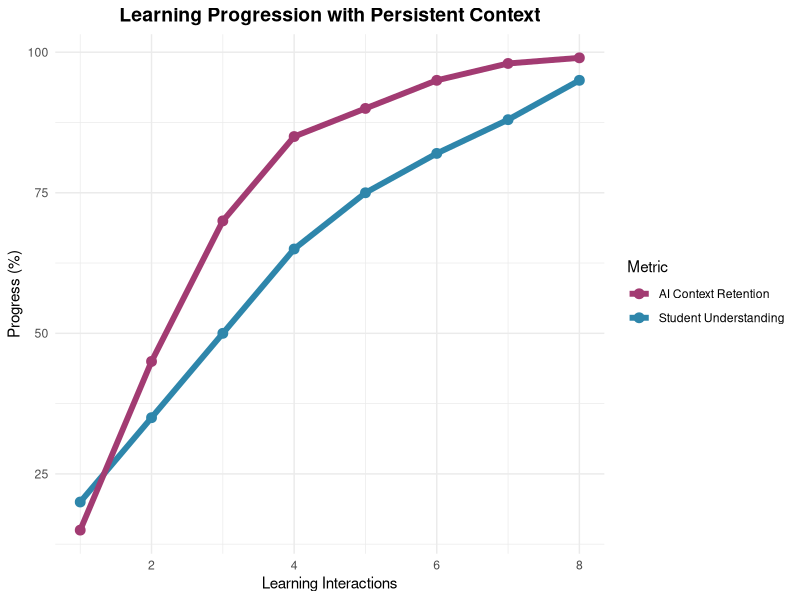
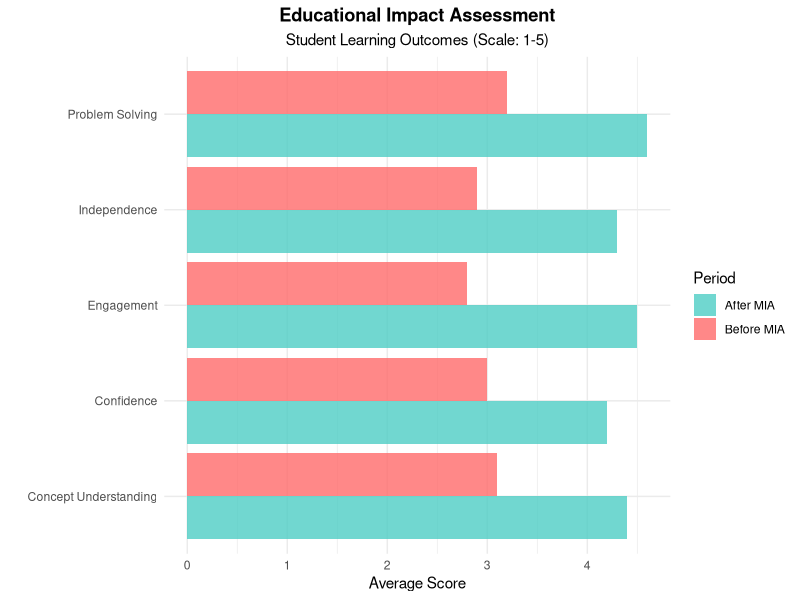
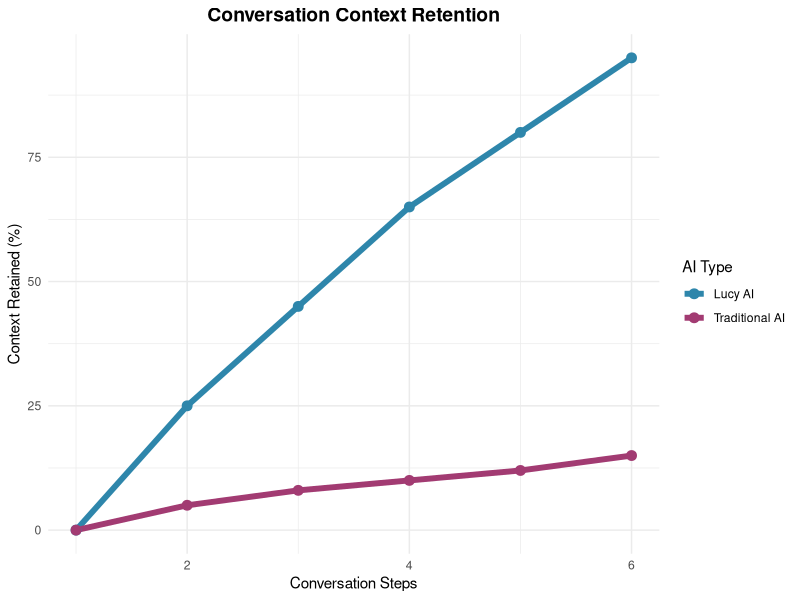
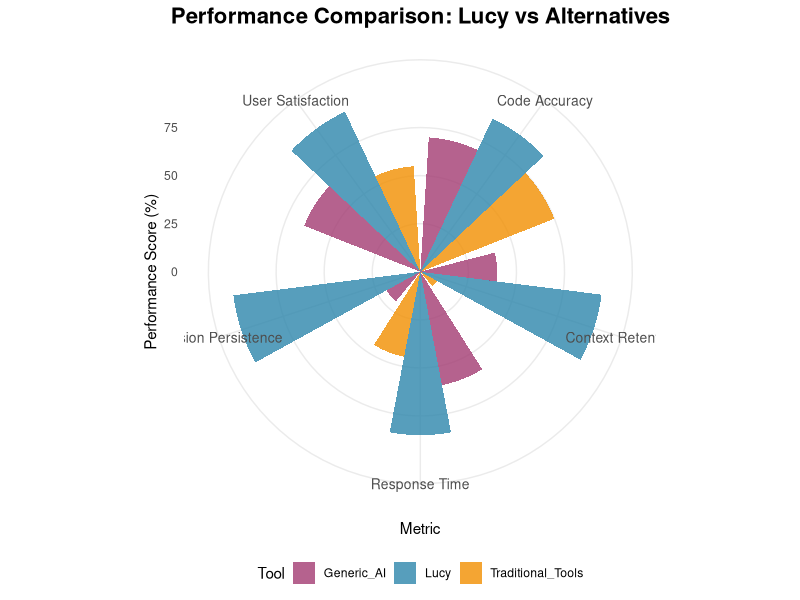
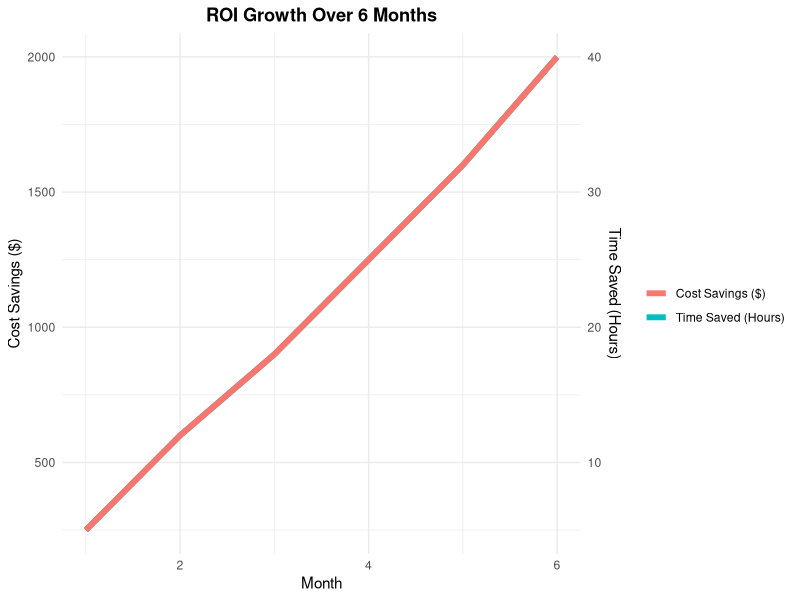
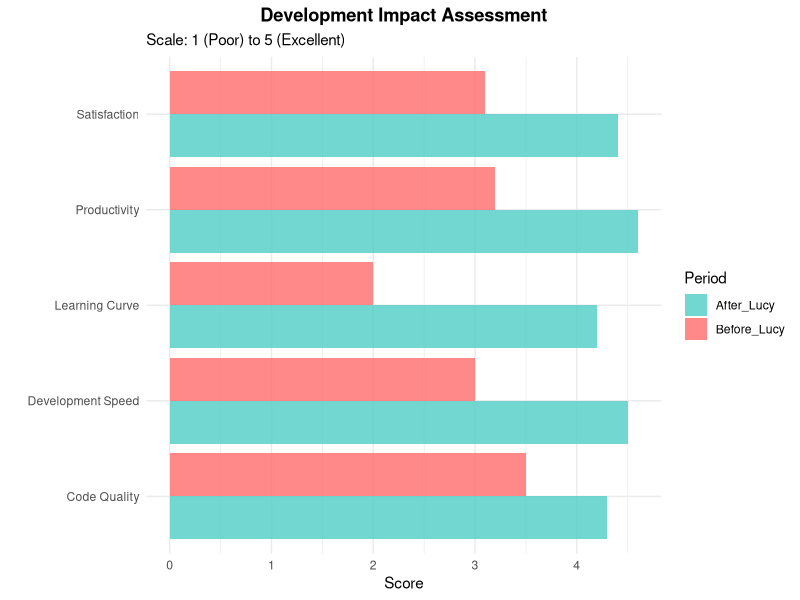

The R script that drew these images, in order:
## ---- chunk 1
#| echo: false
#| fig-height: 3
#| fig-width: 8
library(ggplot2)

# Create learning progression data
learning_data <- data.frame(
  interaction = 1:8,
  understanding = c(20, 35, 50, 65, 75, 82, 88, 95),
  context_retention = c(15, 45, 70, 85, 90, 95, 98, 99)
)

ggplot(learning_data, aes(x = interaction)) +
  geom_line(aes(y = understanding, color = "Student Understanding"), linewidth = 2) +
  geom_line(aes(y = context_retention, color = "AI Context Retention"), linewidth = 2) +
  geom_point(aes(y = understanding, color = "Student Understanding"), size = 3) +
  geom_point(aes(y = context_retention, color = "AI Context Retention"), size = 3) +
  labs(title = "Learning Progression with Persistent Context",
       x = "Learning Interactions",
       y = "Progress (%)",
       color = "Metric") +
  theme_minimal() +
  scale_color_manual(values = c("Student Understanding" = "#2E86AB", 
                               "AI Context Retention" = "#A23B72")) +
  theme(plot.title = element_text(hjust = 0.5, size = 14, face = "bold"))
## ---- chunk 2
#| echo: false
#| fig-height: 4
#| fig-width: 10

# Create impact assessment data
impact_data <- data.frame(
  Category = c("Problem Solving", "Concept Understanding", "Engagement", "Independence", "Confidence"),
  Before_Lucy = c(3.2, 3.1, 2.8, 2.9, 3.0),
  After_Lucy = c(4.6, 4.4, 4.5, 4.3, 4.2)
)

# Reshape manually to avoid tidyr dependency issues
impact_long <- data.frame(
  Category = rep(impact_data$Category, 2),
  Period = c(rep("Before MIA", 5), rep("After MIA", 5)),
  Score = c(impact_data$Before_Lucy, impact_data$After_Lucy)
)

ggplot(impact_long, aes(x = Category, y = Score, fill = Period)) +
  geom_col(position = "dodge", alpha = 0.8) +
  coord_flip() +
  labs(title = "Educational Impact Assessment",
       subtitle = "Student Learning Outcomes (Scale: 1-5)",
       x = "", y = "Average Score") +
  theme_minimal() +
  scale_fill_manual(values = c("Before MIA" = "#FF6B6B", "After MIA" = "#4ECDC4")) +
  theme(plot.title = element_text(face = "bold", hjust = 0.5),
        plot.subtitle = element_text(hjust = 0.5))
## ---- chunk 3
#| echo: false
#| fig-height: 3
#| fig-width: 8
library(ggplot2)
library(dplyr)

# Create sample conversation flow data
conversation_data <- data.frame(
  step = 1:6,
  context_retained = c(0, 25, 45, 65, 80, 95),
  traditional_ai = c(0, 5, 8, 10, 12, 15)
)

ggplot(conversation_data, aes(x = step)) +
  geom_line(aes(y = context_retained, color = "Lucy AI"), size = 2) +
  geom_line(aes(y = traditional_ai, color = "Traditional AI"), size = 2) +
  geom_point(aes(y = context_retained, color = "Lucy AI"), size = 3) +
  geom_point(aes(y = traditional_ai, color = "Traditional AI"), size = 3) +
  labs(title = "Conversation Context Retention",
       x = "Conversation Steps",
       y = "Context Retained (%)",
       color = "AI Type") +
  theme_minimal() +
  scale_color_manual(values = c("Lucy AI" = "#2E86AB", "Traditional AI" = "#A23B72")) +
  theme(plot.title = element_text(hjust = 0.5, size = 14, face = "bold"))
## ---- chunk 4
#| echo: false
#| fig-height: 4
#| fig-width: 10

library(ggplot2)
library(tidyr)

# Create performance comparison data
metrics_data <- data.frame(
  Metric = c("Response Time", "Context Retention", "User Satisfaction", "Code Accuracy", "Session Persistence"),
  Lucy = c(85, 95, 92, 88, 98),
  Generic_AI = c(60, 40, 65, 70, 20),
  Traditional_Tools = c(45, 10, 55, 75, 0)
)

# Reshape data for plotting
metrics_long <- metrics_data %>%
  pivot_longer(cols = c(Lucy, Generic_AI, Traditional_Tools), 
               names_to = "Tool", values_to = "Score")

# Create radar chart style comparison
ggplot(metrics_long, aes(x = Metric, y = Score, fill = Tool)) +
  geom_col(position = "dodge", alpha = 0.8) +
  coord_polar() +
  labs(title = "Performance Comparison: Lucy vs Alternatives",
       y = "Performance Score (%)") +
  theme_minimal() +
  theme(
    plot.title = element_text(hjust = 0.5, size = 16, face = "bold"),
    axis.text.x = element_text(size = 10),
    legend.position = "bottom"
  ) +
  scale_fill_manual(values = c("Lucy" = "#2E86AB", 
                              "Generic_AI" = "#A23B72", 
                              "Traditional_Tools" = "#F18F01"))
## ---- chunk 5
#| echo: false
#| fig-height: 2.5
#| fig-width: 8

roi_data <- data.frame(
  Month = 1:6,
  Time_Saved_Hours = c(5, 12, 18, 25, 32, 40),
  Cost_Savings = c(250, 600, 900, 1250, 1600, 2000)
)

ggplot(roi_data, aes(x = Month)) +
  geom_line(aes(y = Time_Saved_Hours * 50, color = "Time Saved (Hours)"), size = 2) +
  geom_line(aes(y = Cost_Savings, color = "Cost Savings ($)"), size = 2) +
  scale_y_continuous(
    name = "Cost Savings ($)",
    sec.axis = sec_axis(~./50, name = "Time Saved (Hours)")
  ) +
  labs(title = "ROI Growth Over 6 Months", x = "Month", color = "") +
  theme_minimal() +
  theme(plot.title = element_text(hjust = 0.5, face = "bold"))
## ---- chunk 6
#| echo: false
#| fig-height: 4
#| fig-width: 8

impact_data <- data.frame(
  Category = c("Development Speed", "Code Quality", "Learning Curve", "Productivity", "Satisfaction"),
  Before_Lucy = c(3, 3.5, 2, 3.2, 3.1),
  After_Lucy = c(4.5, 4.3, 4.2, 4.6, 4.4)
)

# Reshape manually to avoid tidyr dependency issues
impact_long <- data.frame(
  Category = rep(impact_data$Category, 2),
  Period = c(rep("Before_Lucy", 5), rep("After_Lucy", 5)),
  Score = c(impact_data$Before_Lucy, impact_data$After_Lucy)
)

ggplot(impact_long, aes(x = Category, y = Score, fill = Period)) +
  geom_col(position = "dodge", alpha = 0.8) +
  coord_flip() +
  labs(title = "Development Impact Assessment",
       subtitle = "Scale: 1 (Poor) to 5 (Excellent)",
       x = "", y = "Score") +
  theme_minimal() +
  scale_fill_manual(values = c("Before_Lucy" = "#FF6B6B", "After_Lucy" = "#4ECDC4")) +
  theme(plot.title = element_text(face = "bold", hjust = 0.5))
